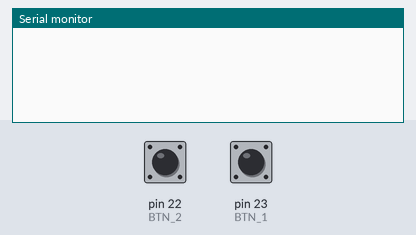
Recording of a sketch running on a simulated Arduino Mega 2560, built with avr-gcc and run on an emulated ATmega2560. On the bench: the last lines printed to the serial monitor. Inputs (shaded band) come from the test bench; at power-on: pin 22 (BTN_2) HIGH, pin 23 (BTN_1) HIGH.

Above: at 1.2 s.
1.3 s: pin 22 (BTN_2) pulled LOW for 0.15 s
At 2.6 s:
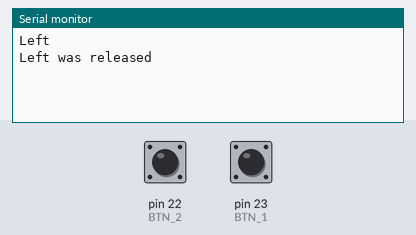
2.9 s: pin 23 (BTN_1) pulled LOW for 0.15 s
At 3.8 s:
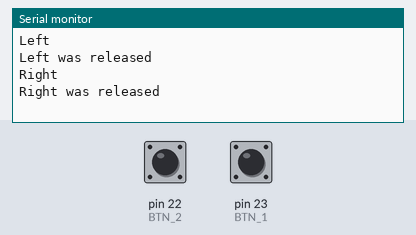

The sketch:

two_buttons.ino
```cpp
#define BTN_1 23
#define BTN_2 22

int right_flag = 0;

int left_flag = 0;

void setup() {
  Serial.begin(115200);
  pinMode(BTN_1, INPUT_PULLUP); // right
  pinMode(BTN_2, INPUT_PULLUP); // left
}

void loop() {
  if (digitalRead(BTN_1) == LOW && right_flag == 0) {
    Serial.println("Right");
    right_flag = 1;
  }

  if (digitalRead(BTN_1) == HIGH && right_flag == 1) {
    Serial.println("Right was released");
    right_flag = 0;
  }

  if (digitalRead(BTN_2) == LOW && left_flag == 0) {
    Serial.println("Left");
    left_flag = 1;
  }

  if (digitalRead(BTN_2) == HIGH && left_flag == 1) {
    Serial.println("Left was released");
    left_flag = 0;
  }
}
```

Measured:
- after the input at 1.3 s, the serial monitor: prints a new line at once (image 1)
- after the input at 2.9 s, the serial monitor: prints a new line at once (image 2)
